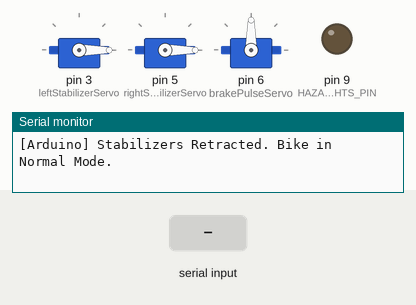
Simulated run of this sketch. Board: Arduino Uno, built with avr-gcc and run on an emulated ATmega328P. On the bench: 3 × servo, output pins drawn as LEDs (lit = HIGH), the last lines printed to the serial monitor. The inputs (shaded band) are chosen by the test bench. Pins used as bus, display or sensor lines are not drawn.

Above: at 1.2 s.
1.3 s: "DEPLOY_SAFEPULL\n" received over Serial
At 1.8 s:
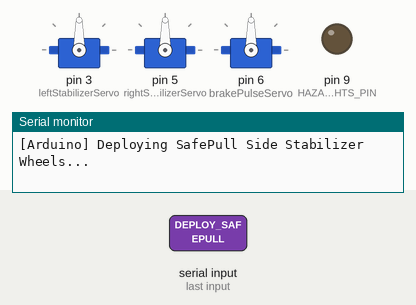
At 2.6 s:
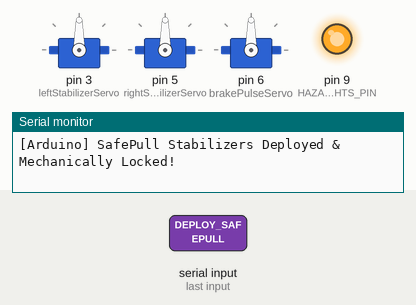
3.8 s: "RETRACT_STABILIZERS\n" received over Serial
At 5.1 s:
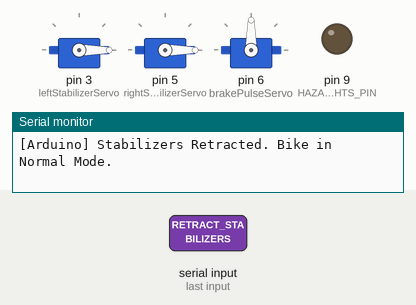
Timing chart, 0 to 6.8 s (numbered marks = the images above; inputs shaded):
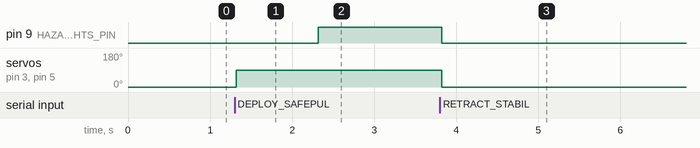

Measured:
- after the input at 1.3 s, pin 9 (HAZARD_LIGHTS_PIN): LOW → HIGH after 1.0 s; servo on pin 3 (leftStabilizerServo), servo on pin 5 (rightStabilizerServo): 0° → 90° at once
- after the input at 3.8 s, pin 9 (HAZARD_LIGHTS_PIN): HIGH → LOW at once; servo on pin 3 (leftStabilizerServo), servo on pin 5 (rightStabilizerServo): 90° → 0° at once

The sketch:

Arduino_ActuatorController.ino
```cpp
/*
 * RideSafe360 : SafePull Actuator Controller Firmware (Arduino Uno/Nano)
 * Controls Side Stabilizer Wheels Linear Actuators, Mechanical Locking Latch, and Pulsed Brake Servos
 */

#include <Servo.h>

Servo leftStabilizerServo;
Servo rightStabilizerServo;
Servo brakePulseServo;

#define LATCH_SOLENOID_PIN 8
#define HAZARD_LIGHTS_PIN 9

void setup() {
  Serial.begin(9600);

  leftStabilizerServo.attach(3);   // Left stabilizer arm
  rightStabilizerServo.attach(5);  // Right stabilizer arm
  brakePulseServo.attach(6);      // Brake pulse actuator

  pinMode(LATCH_SOLENOID_PIN, OUTPUT);
  pinMode(HAZARD_LIGHTS_PIN, OUTPUT);

  // Retract side wheels by default
  retractStabilizers();
}

void retractStabilizers() {
  leftStabilizerServo.write(0);
  rightStabilizerServo.write(0);
  digitalWrite(LATCH_SOLENOID_PIN, LOW); // Latch unlocked
  digitalWrite(HAZARD_LIGHTS_PIN, LOW);
  Serial.println("[Arduino] Stabilizers Retracted. Bike in Normal Mode.");
}

void deploySafePullStabilizers() {
  Serial.println("[Arduino] Deploying SafePull Side Stabilizer Wheels...");

  // 1. Swing stabilizer arms out
  leftStabilizerServo.write(90);
  rightStabilizerServo.write(90);
  delay(1000);

  // 2. Engage mechanical locking latch (holds load safely)
  digitalWrite(LATCH_SOLENOID_PIN, HIGH);

  // 3. Flash hazard warning lights
  digitalWrite(HAZARD_LIGHTS_PIN, HIGH);
  Serial.println("[Arduino] SafePull Stabilizers Deployed & Mechanically Locked!");
}

void loop() {
  if (Serial.available() > 0) {
    String cmd = Serial.readStringUntil('\n');
    cmd.trim();

    if (cmd == "DEPLOY_SAFEPULL") {
      deploySafePullStabilizers();
    } else if (cmd == "RETRACT_STABILIZERS") {
      retractStabilizers();
    }
  }
}
```
